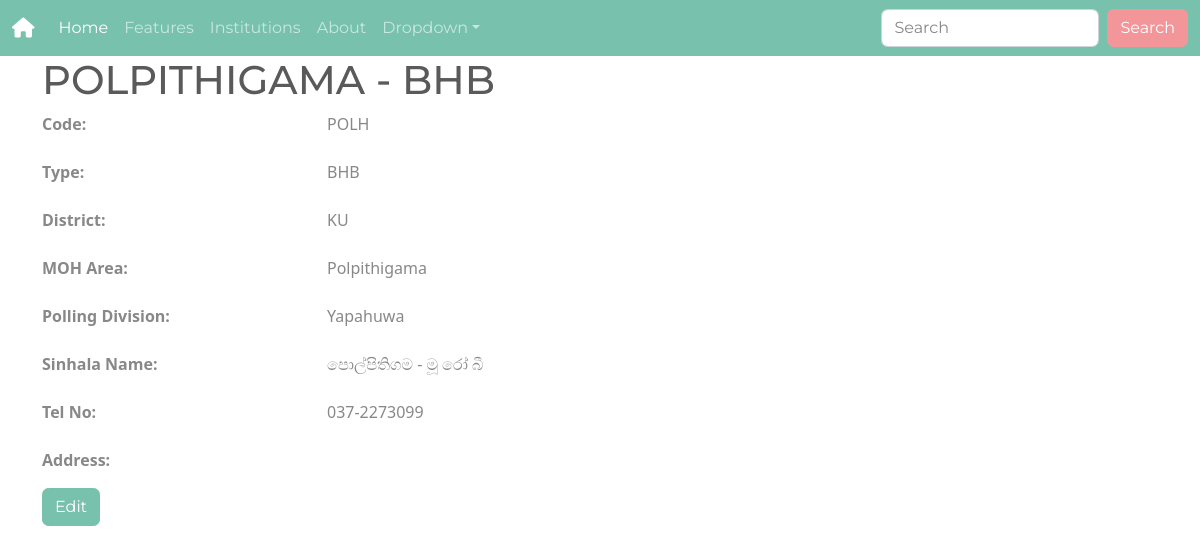
The app's page /insti-detail/7 with its own data.
### institutions/models.py (models this page shows, shortened)
class Institution(models.Model):
    TYPES = [
        ('BHA', 'BHA'),
        ('BHB', 'BHB'),
        ('DHA', 'DHA'),
        ('DHB', 'DHB'),
        ('DHC', 'DHC'),
        ('PMCU', 'PMCU'),
        ('UNIT', 'UNIT'),
        ('SDC', 'SDC'),
        ('ADC', 'ADC'),
        ('MOH', 'MOH'),
        ('PGH', 'PGH'),
        ('ELSE', 'ELSE'),
    ]
    DISTRICT = [
        ('PU', 'PU'),
        ('KU', 'KU'),
    ]
    code = models.CharField(blank=True, null=True, max_length=4)
    institution_name = models.CharField(max_length=30)
    type = models.CharField(max_length=4, choices=TYPES)
    district = models.CharField(max_length=2, choices=DISTRICT)
    moh_area = models.ForeignKey(MOHArea, on_delete=models.PROTECT)
    polling_divition = models.ForeignKey(
        PollingDivision, on_delete=models.PROTECT)
    sinhala_name = models.CharField(blank=True, null=True, max_length=30)
    tel_no = models.CharField(blank=True, null=True, max_length=10)
    address = models.TextField(blank=True, null=True)

class MOHArea(models.Model):
    DISTRICT = [
        ('PU', 'PU'),
        ('KU', 'KU'),
    ]
    name = models.CharField(max_length=30)
    district = models.CharField(max_length=2, choices=DISTRICT)
    def __str__(self):
        return str(self.name)

class PollingDivision(models.Model):
    DISTRICT = [
        ('PU', 'PU'),
        ('KU', 'KU'),
    ]
    name = models.CharField(max_length=30)
    district = models.CharField(max_length=2, choices=DISTRICT)
    def __str__(self):
        return str(self.name)

### institutions/views.py (the view)
# urls.py: path('insti-detail/<pk>', InstitutionDetail.as_view(), name='insti-detail'),
class InstitutionDetail(DetailView):
    model = Institution

### institutions/templates/institutions/institution_detail.html (shortened to what this page needs)
{% extends "base.html" %}
{% load static %}
{% block content %}
<div class="container">
    <h1>{{ object.institution_name }}</h1>
    <dl class="row">
        <dt class="col-sm-3">Code:</dt>
        <dd class="col-sm-9">{{ object.code }}</dd>
    </dl>
    <dl class="row">
        <dt class="col-sm-3">Type:</dt>
        <dd class="col-sm-9">{{ object.type }}</dd>
    </dl>
    <dl class="row">
        <dt class="col-sm-3">District:</dt>
        <dd class="col-sm-9">{{ object.district }}</dd>
    </dl>
    <dl class="row">
        <dt class="col-sm-3">MOH Area:</dt>
        <dd class="col-sm-9">{{ object.moh_area }}</dd>
    </dl>
    <dl class="row">
        <dt class="col-sm-3">Polling Division:</dt>
        <dd class="col-sm-9">{{ object.polling_divition }}</dd>
    </dl>
    <dl class="row">
        <dt class="col-sm-3">Sinhala Name:</dt>
        <dd class="col-sm-9">{{ object.sinhala_name }}</dd>
    </dl>
    <dl class="row">
        <dt class="col-sm-3">Tel No:</dt>
        <dd class="col-sm-9">{{ object.tel_no }}</dd>
    </dl>
    <dl class="row">
        <dt class="col-sm-3">Address:</dt>
        <dd class="col-sm-9">{{ object.address }}</dd>
    </dl>
    <a class="btn btn-primary" href={% url 'insti-update' object.pk %} role="button">Edit</a>
</div>
{% endblock content %}

### records on screen
Institution: institution_name "POLPITHIGAMA - BHB", code "POLH", type "BHB", district "KU", moh_area "Polpithigama", polling_divition "Yapahuwa", sinhala_name "පොල්පිතිගම - මූ රෝ බී", tel_no "037-2273099"
